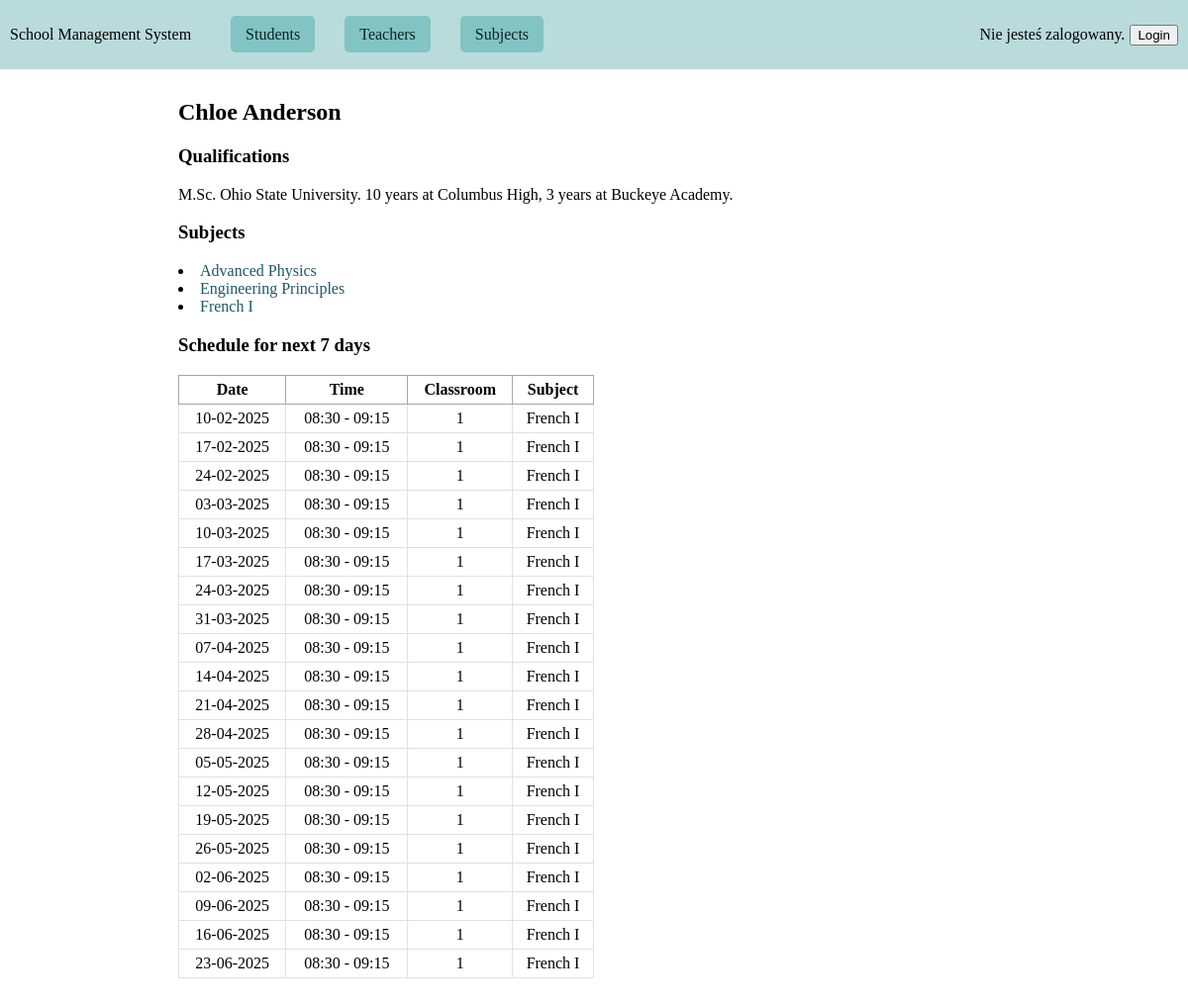
Page /data/teachers/26/ on the earlier database version.
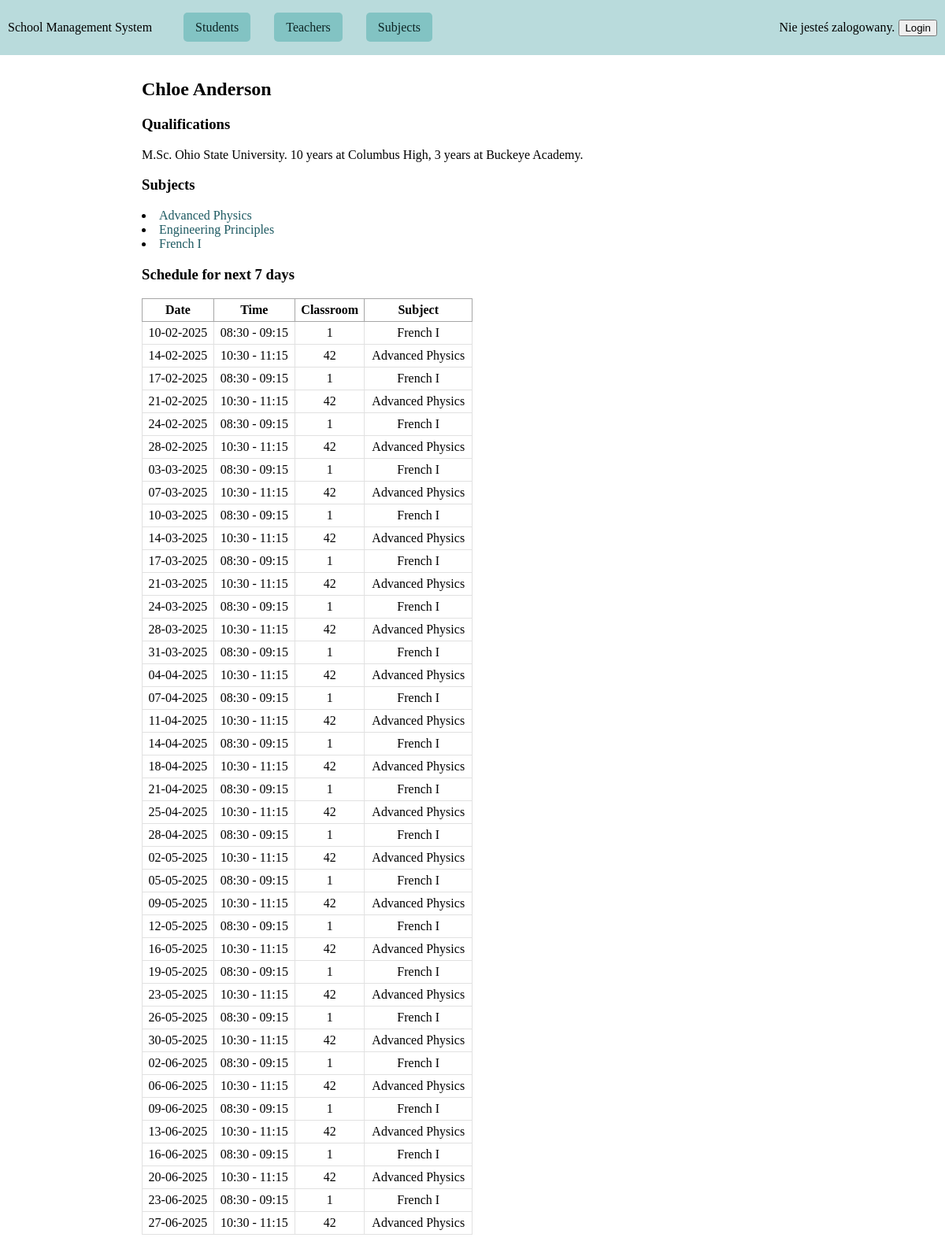
Same page on the later database version.
### schooldata/models.py (models this page shows, shortened)
class Subject(models.Model):
    name = models.CharField(max_length=100, null=False, blank=False)
    level = models.IntegerField(choices=LEVELS, default=0)
    description = models.TextField(null=False, blank=False)
    students = models.ManyToManyField(Student, related_name="subjects")
    teachers = models.ManyToManyField(Teacher, related_name="subjects_taught")
    class Meta:
        unique_together = ('name', 'level')
        ordering = ['name', '-level']

class Schedule(models.Model):
    class_room = models.ForeignKey(ClassRoom, on_delete=models.CASCADE)
    teacher = models.ForeignKey(Teacher, on_delete=models.CASCADE)
    subject = models.ForeignKey(Subject, on_delete=models.CASCADE)
    date = models.DateField(null=False, blank=False)
    time = models.TimeField(null=False, blank=False)
    end_time = models.TimeField(null=True, blank=True)
    recurring = models.BooleanField(default=False)
    end_date = models.DateField(null=True, blank=True)
    class Meta:
        unique_together = ('class_room', 'date','time')
        ordering = ['class_room', '-date', 'time']
        indexes = [
            Index(fields=['class_room', 'date']),
        ]

class ClassRoom(models.Model):
    room_number = models.IntegerField(primary_key=True,null=False, blank=False, unique=True)
    seats = models.IntegerField(null=False, blank=False)
    beamer = models.BooleanField(default=False)
    lab = models.IntegerField(choices=LAB, default=0)
    class Meta:
        ordering = ['room_number']
        constraints = [
            CheckConstraint(check=Q(seats__gt=0), name='seats_gt_zero'),
        ]
        indexes = [
            Index(fields=['room_number']),
        ]

### schooldata/views.py (the view)
# urls.py: path("teachers/<int:pk>/", TeacherDetailView.as_view(), name="teacher-details"),
class TeacherDetailView(DetailView):
    model = Teacher
    template_name = "schooldata/teacher_detail.html"
    context_object_name = "teacher"
    def get_queryset(self):
        return Teacher.objects.prefetch_related("subjects_taught")
    def get_context_data(self, **kwargs):
        today = date.today()
        context = super().get_context_data(**kwargs)
        teacher = self.object
        context['subjects'] = teacher.subjects_taught.all()
        context['schedules'] = (Schedule.objects.filter(teacher=teacher).filter(date__lte=today+timedelta(days=7))
                                .select_related("class_room", "subject").order_by("date", "time"))
        return context

### schooldata/models.py (called while the page is built)
    def __str__(self):
        return f"{self.first_name} {self.last_name}"

### schooldata/templates/schooldata/teacher_detail.html (shortened to what this page needs)
{% extends 'schooldata/base.html' %}
{% block content %}
        <div class="content">
                <h2>{{teacher}}</h2>
                <h3>Qualifications</h3>
                {{teacher.qualifications}}
                <h3>Subjects</h3>
                    {% for subject in subjects %}
                        <li><a href="{% url 'subjects-details' subject.id %}" class="data-link">{{ subject.name }}</a></li>
                    {% empty %}
                        <li>No subjects available.</li>
                    {% endfor %}
                 <h3>Schedule for next 7 days</h3>
                    <table class="schedule-table">
                        <thead>
                            <tr>
                                <th>Date</th>
                                <th>Time</th>
                                <th>Classroom</th>
                                <th>Subject</th>
                            </tr>
                        </thead>
                        <tbody>
                            {% for schedule in schedules %}
                                <tr>
                                    <td>{{schedule.date|date:"d-m-Y"}}</td>
                                    <td>{{schedule.time|time:"H:i"}} - {{schedule.end_time|time:"H:i"}}</td>
                                    <td>{{schedule.class_room.room_number}}</td>
                                    <td>{{schedule.subject.name}}</td>
                                </tr>
                            {% endfor %}
                        </tbody>
                    </table>
        </div>
{% endblock %}

Differences in the rows shown:
added Schedule: date "14-02-2025", time "10:30", end_time "11:15", class_room.room_number "42", subject.name "Advanced Physics"
added Schedule: date "21-02-2025", time "10:30", end_time "11:15", class_room.room_number "42", subject.name "Advanced Physics"
added Schedule: date "28-02-2025", time "10:30", end_time "11:15", class_room.room_number "42", subject.name "Advanced Physics"
added Schedule: date "07-03-2025", time "10:30", end_time "11:15", class_room.room_number "42", subject.name "Advanced Physics"
added Schedule: date "14-03-2025", time "10:30", end_time "11:15", class_room.room_number "42", subject.name "Advanced Physics"
added Schedule: date "21-03-2025", time "10:30", end_time "11:15", class_room.room_number "42", subject.name "Advanced Physics"
added Schedule: date "28-03-2025", time "10:30", end_time "11:15", class_room.room_number "42", subject.name "Advanced Physics"
added Schedule: date "04-04-2025", time "10:30", end_time "11:15", class_room.room_number "42", subject.name "Advanced Physics"
added Schedule: date "11-04-2025", time "10:30", end_time "11:15", class_room.room_number "42", subject.name "Advanced Physics"
added Schedule: date "18-04-2025", time "10:30", end_time "11:15", class_room.room_number "42", subject.name "Advanced Physics"
added Schedule: date "25-04-2025", time "10:30", end_time "11:15", class_room.room_number "42", subject.name "Advanced Physics"
added Schedule: date "02-05-2025", time "10:30", end_time "11:15", class_room.room_number "42", subject.name "Advanced Physics"
added Schedule: date "09-05-2025", time "10:30", end_time "11:15", class_room.room_number "42", subject.name "Advanced Physics"
added Schedule: date "16-05-2025", time "10:30", end_time "11:15", class_room.room_number "42", subject.name "Advanced Physics"
added Schedule: date "23-05-2025", time "10:30", end_time "11:15", class_room.room_number "42", subject.name "Advanced Physics"
added Schedule: date "30-05-2025", time "10:30", end_time "11:15", class_room.room_number "42", subject.name "Advanced Physics"
added Schedule: date "06-06-2025", time "10:30", end_time "11:15", class_room.room_number "42", subject.name "Advanced Physics"
added Schedule: date "13-06-2025", time "10:30", end_time "11:15", class_room.room_number "42", subject.name "Advanced Physics"
added Schedule: date "20-06-2025", time "10:30", end_time "11:15", class_room.room_number "42", subject.name "Advanced Physics"
added Schedule: date "27-06-2025", time "10:30", end_time "11:15", class_room.room_number "42", subject.name "Advanced Physics"
